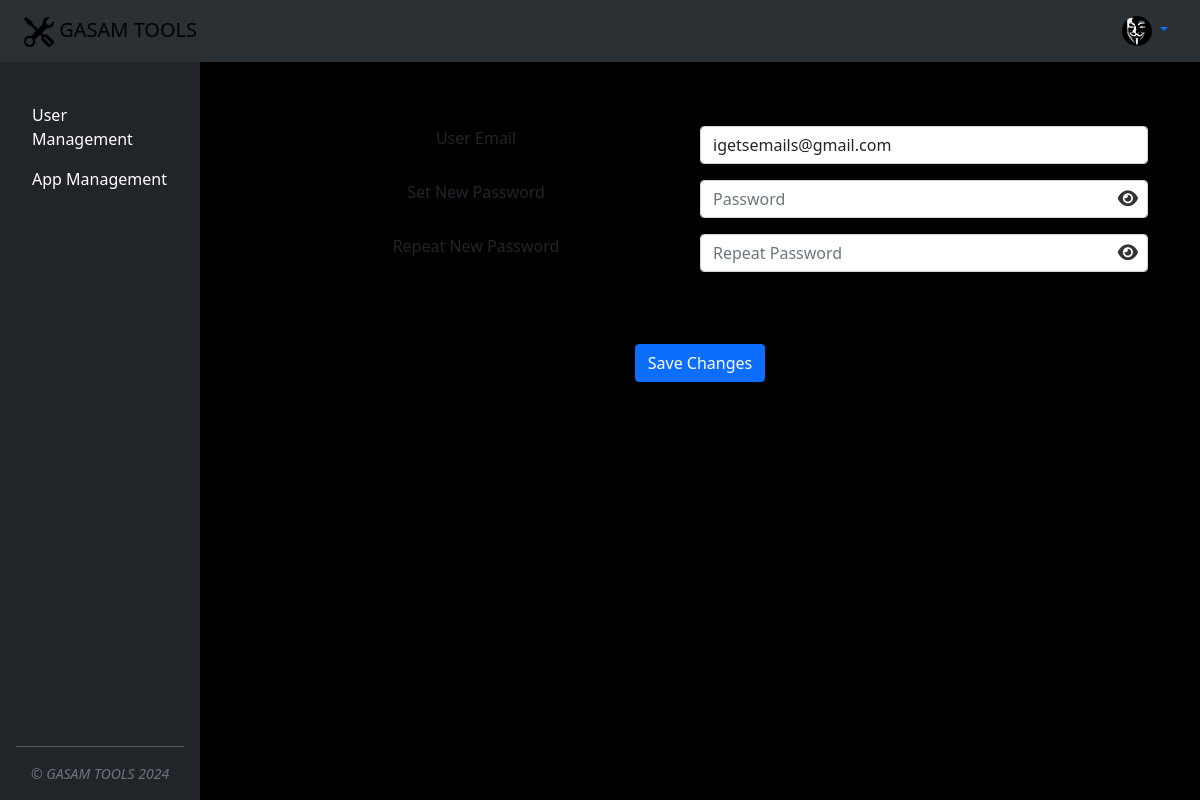
The app's page /settings (signed in), older data.
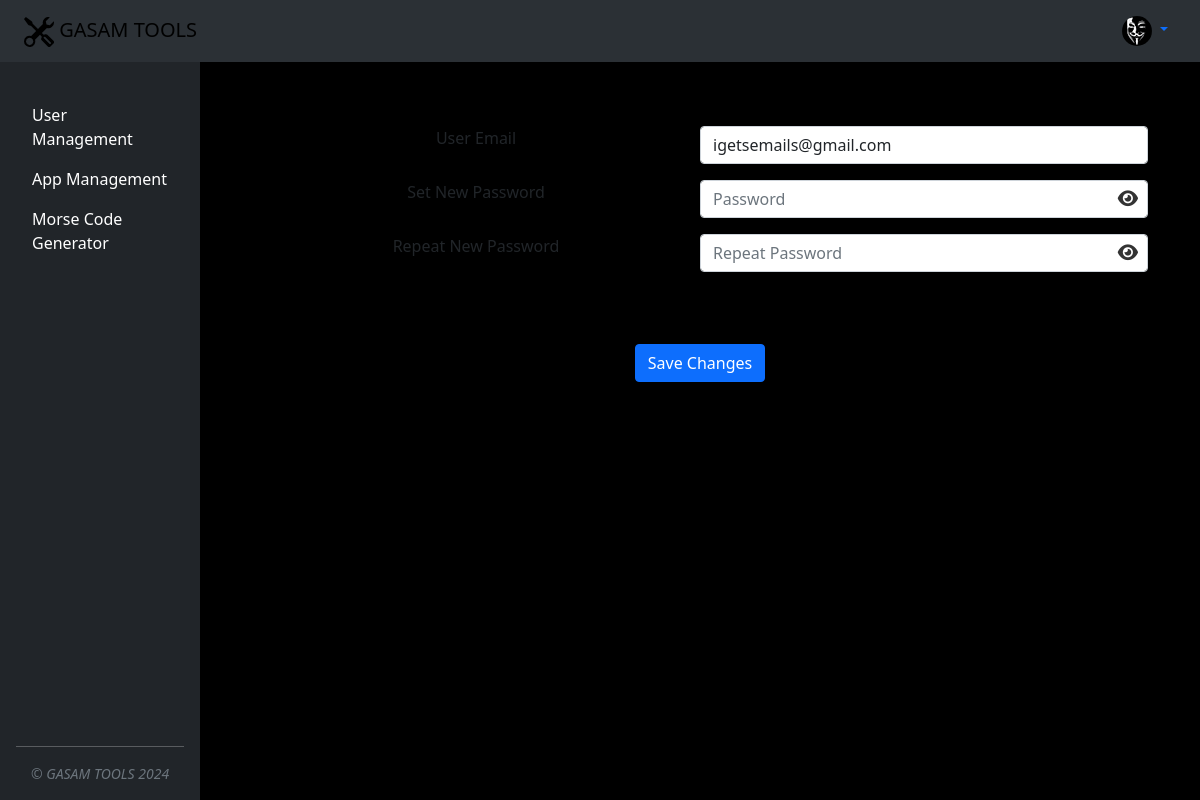
The same page, newer data.
### main.py (models this page shows)
class GasamApp(db.Model):
    __tablename__ = "gasam_apps"
    id: Mapped[int] = mapped_column(Integer, primary_key=True)
    title: Mapped[str] = mapped_column(String(250), unique=True, nullable=False)
    subtitle: Mapped[str] = mapped_column(String(250))
    app_url: Mapped[str] = mapped_column(String(250), unique=True)
    users = relationship("User", secondary=user_app_association, back_populates="apps")

class User(UserMixin, db.Model):
    __tablename__ = "users"
    id: Mapped[int] = mapped_column(Integer, primary_key=True)
    email: Mapped[str] = mapped_column(String(100), unique=True)
    password: Mapped[str] = mapped_column(String(100), nullable=False)
    name: Mapped[str] = mapped_column(String(1000), nullable=False)
    role: Mapped[str] = mapped_column(String(1000), nullable=True)
    approved: Mapped[bool] = mapped_column(Boolean, nullable=False)
    apps = relationship("GasamApp", secondary=user_app_association, back_populates="users")

### main.py (the view)
@app.route('/settings', methods=["GET", "POST", "PUT"])
@login_required
def settings():
    if request.method == 'PUT':
        json_data = request.get_json()
        if check_password_hash(current_user.password, json_data['user_password']):
            json_data['correct_password'] = True
            current_user.email = json_data['user_email']
            if json_data['user_new_password'] != '':
                hashed_password = generate_password_hash(json_data['user_new_password'], method='pbkdf2:sha256',
                                                         salt_length=8)
                current_user.password = hashed_password
            db.session.commit()  # Commit the changes to the database
        else:
            json_data['correct_password'] = False
        return jsonify(json_data)
    else:
        return render_template("settings.html",
                               user_approved=current_user.approved,
                               user_apps=current_user.apps,
                               user_email=current_user.email,
                               )

### main.py (called while the page is built)
@login_manager.user_loader
def load_user(user_id):
    return session.get(User, int(user_id))

### templates/settings.html (shortened to what this page needs)
{% include "header.html" %}
{% if user_approved: %}
  {% extends "base.html" %}
    {% block content %}
    <div class="container mt-5">
        <div class="container">
            <div class="row">
                <label class="col-12 col-md-6 mt-3 text-center" for="gasamProfileUserEmail">User Email</label>
                <div class="col-12 col-md-6 position-relative p-0 mt-3">
                    <input class="form-control" id='gasamProfileUserEmail' type="text" value="{{ user_email }}" autocomplete="off" />
                </div>
            </div>
            <div class="row">
                <label class="col-12 col-md-6 mt-3 text-center" for="gasamSettingsUserPassword">Set New Password</label>
                <div class="col-12 col-md-6 position-relative p-0 mt-3">
                    <input type="password" class="form-control" id="gasamSettingsUserPassword" placeholder="Password" name="password" required oninput="proceedBttnControl('gasamSettingsUserPassword', 'gasamSettingsUserRepeatPassword')">
                    <span class="toggle-password position-absolute" id="gasamTogglePassword" style="top: 50%; right: 10px; transform: translateY(-50%); cursor: pointer;">
                        <i class="fa fa-eye"></i>
                    </span>
                </div>
            </div>
            <div class="row">
                <label class="col-12 col-md-6 mt-3 text-center" for="gasamSettingsUserRepeatPassword">Repeat New Password</label>
                <div class="col-12 col-md-6 position-relative p-0 mt-3">
                    <input type="password" class="form-control" id="gasamSettingsUserRepeatPassword" placeholder="Repeat Password" name="repeat_password" required oninput="validatePassword('gasamSettingsUserPassword', 'gasamSettingsUserRepeatPassword')">
                    <span class="toggle-password" id="gasamToggleRepeatPassword">
                     <i class="fa fa-eye"></i>
                    </span>
                </div>
            </div>
            <br>
            <div class="d-flex justify-content-center">
                <button type="button" class="btn btn-primary mt-5" data-bs-toggle="modal" data-bs-target="#exampleModal" id="gasamProceedBttn">
                    Save Changes
                </button>
            </div>
        </div>
    </div>
    <div class="toast-container position-fixed bottom-0 end-0 p-3">
    </div>
    {% endblock %}
{% else: %}
    <div class="container">
      <p class="text-center">Your account is pending approval. You will receive email with confirmation.</p>
    </div>
{% endif %}

### templates/header.html (shortened to what this page needs)
<!DOCTYPE html>
<html lang="en" data-bs-theme="dark">
    <head>
      <link rel="stylesheet" href="https://cdnjs.cloudflare.com/ajax/libs/font-awesome/6.0.0-beta3/css/all.min.css">
      <link href="https://cdn.jsdelivr.net/npm/bootstrap@5.3.0-alpha2/dist/css/bootstrap.min.css" rel="stylesheet"
>
      <link href="https://stackpath.bootstrapcdn.com/bootstrap/5.1.3/css/bootstrap.min.css" rel="stylesheet">
      <link
          rel="stylesheet"
          href="{{ url_for('static', filename='css/styles.css')}}"
      />
    </head>
    <header class="mb-auto" >
      <nav class="navbar bg-body-tertiary fixed-top navbar-expand-lg">
    <div class="container-fluid">
        {% if not current_user.is_authenticated %}
        <a class="navbar-brand gasam brand" href="{{ url_for('login') }}">
            <img height="30px" src="{{ url_for('static', filename='images/tools.svg')}}"/> GASAM TOOLS
        </a>
        {% else %}
        <a class="navbar-brand gasam brand" href="{{ url_for('home') }}">
            <img height="30px" src="{{ url_for('static', filename='images/tools.svg')}}"/> GASAM TOOLS
        </a>
        {% endif %}
        <div class="collapse navbar-collapse" id="navbarNav">
            <ul class="navbar-nav ms-auto">
                {% if current_user.is_authenticated %}
                <li class="nav-item dropdown">
                    <a class="nav-link dropdown-toggle" href="#" id="navbarDropdown" role="button" data-bs-toggle="dropdown" aria-expanded="false">
                      <img src="{{ url_for('static', filename='images/profile_pic.png')}}" alt="Profile" class="rounded-circle" width="30" height="30">
                    </a>
                </li>
                {% endif %}
            </ul>
        </div>
    </div>
</nav>
    </header>
<body class="d-flex align-items-center py-4 bg-body-tertiary">

### templates/base.html (shortened to what this page needs)
<div class="d-flex gasam main-container">
  <div class="d-flex flex-column flex-shrink-0 p-3 text-bg-dark sidebar" style="width: 200px;">
    <ul class="nav nav-pills flex-column mb-auto gasam sidebar">
      {% for app in user_apps %}
      <li class="nav-item">
        <a href="{{url_for('access_app', app_name=app.app_url) }}"
           class="nav-link text-white {% if app_name and app_name==app.app_url: %} active {% endif %}"
           aria-current="page"
           id="{{ app.app_url }}">
          <p class="gasam app-name" title="{{ app.subtitle }}">{{ app.title }}</p>
        </a>
      </li>
      {% endfor %}
    </ul>
    <div class="small text-center text-muted fst-italic">&copy; GASAM TOOLS <span id="gasam-footer-year"></span></div>
  </div>
  <div class="flex-grow-1 p-3 content d-flex flex-column gasam main-window">
    {% block content %} {% endblock %}
  </div>
</div>

### templates/footer.html (shortened to what this page needs)
  </body>
</html>

### static/css/styles.css (style rules this page uses)
html, body { height: 100%; }
.sidebar { height: 100vh; overflow-y: auto; }
.gasam.sidebar { padding-top: 46px }
.gasam.brand { color: #000; }
.toggle-password { position: absolute; top: 50%; right: 10px; transform: translateY(-50%); cursor: pointer; color: #333; }
.toggle-password i { font-size: 18px; }
.gasam.main-container { width: 100% }
.gasam.main-window { background-color: #000; width: calc(100% - 200px); margin-top: 46px; }
.gasam.app-name { margin: 0; }

Row changes from the older to the newer data that the page shows:
added GasamApp: title "Morse Code Generator"
